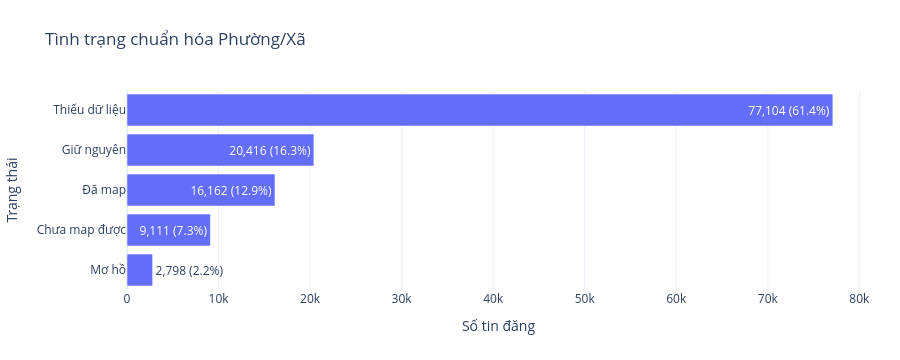
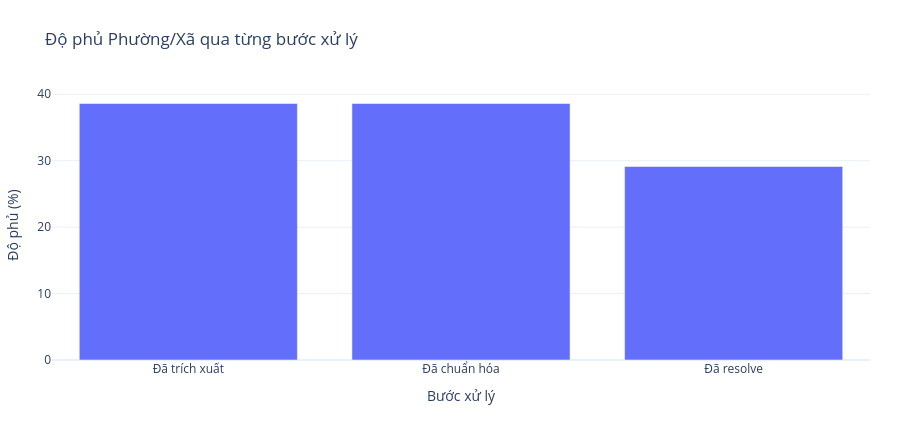

Here is the notebook cell these charts were saved with, in order:
### Markdown cell above
`REFERENCE_STATUS = INTERNAL_ROOMBEACON_REFERENCE`. Mapping dùng reference nội bộ, không phải official external truth. Ambiguous giữ candidates và không ép chọn ward.

### Code cell
# Reuse extracted components and preserve ambiguous mapping candidates.
REFERENCE_STATUS = 'INTERNAL_ROOMBEACON_REFERENCE'
df_work = apply_ward_mapping(df_work, 'ward_text_extracted', 'district_text_extracted')
assert len(df_work) == N_ROWS
ward_status_labels = {
    'MAPPED': 'Đã map', 'UNCHANGED': 'Giữ nguyên', 'UNMAPPED': 'Chưa map được',
    'AMBIGUOUS': 'Mơ hồ', 'MISSING': 'Thiếu dữ liệu', 'NOT_VERIFIED': 'Chưa xác minh',
}
mapping_summary = counts(df_work.ward_mapping_status, 'status')
mapping_summary['status_label'] = mapping_summary.status.map(ward_status_labels).fillna(mapping_summary.status)
mapping_summary['bar_label'] = mapping_summary.apply(lambda row: f"{row['count']:,.0f} ({row['percent']:.1f}%)", axis=1)
fig = bar(
    mapping_summary, 'status_label', 'count', 'Tình trạng chuẩn hóa Phường/Xã',
    orientation='h', text='bar_label',
    labels={'status_label': 'Trạng thái', 'count': 'Số tin đăng'},
)
ward_coverage = pd.DataFrame({'stage': ['Đã trích xuất', 'Đã chuẩn hóa', 'Đã resolve'],
    'percent': [df_work.ward_text_extracted.notna().mean() * 100,
                df_work.ward_normalized.notna().mean() * 100,
                df_work.ward_current.notna().mean() * 100]})
fig = bar(
    ward_coverage, 'stage', 'percent', 'Độ phủ Phường/Xã qua từng bước xử lý',
    order=ward_coverage.stage.tolist(),
    labels={'stage': 'Bước xử lý', 'percent': 'Độ phủ (%)'},
)

### Figure 1 — Plotly figure (JSON) as saved in the notebook; plotly's stock layout.template omitted (floating-point values rounded to 4 significant figures)
{"data": [{"alignmentgroup": "True", "customdata": [[61.39], [16.26], [12.87], [7.255], [2.228]], "hovertemplate": "Số tin đăng=%{x}<br>Trạng thái=%{y}<br>bar_label=%{text}<br>percent=%{customdata[0]}<extra></extra>", "legendgroup": "", "marker": {"color": "#636efa", "pattern": {"shape": ""}}, "name": "", "offsetgroup": "", "orientation": "h", "showlegend": false, "text": ["77,104 (61.4%)", "20,416 (16.3%)", "16,162 (12.9%)", "9,111 (7.3%)", "2,798 (2.2%)"], "textposition": "auto", "type": "bar", "x": [77104, 20416, 16162, 9111, 2798], "xaxis": "x", "y": ["Thiếu dữ liệu", "Giữ nguyên", "Đã map", "Chưa map được", "Mơ hồ"], "yaxis": "y"}], "layout": {"height": 360, "legend": {"tracegroupgap": 0}, "margin": {"b": 70, "l": 30, "r": 30, "t": 90}, "title": {"text": "Tình trạng chuẩn hóa Phường/Xã"}, "xaxis": {"anchor": "y", "domain": [0, 1], "title": {"text": "Số tin đăng"}}, "yaxis": {"anchor": "x", "categoryorder": "total ascending", "domain": [0, 1], "title": {"text": "Trạng thái"}}}}

### Figure 2 — Plotly figure (JSON) as saved in the notebook; plotly's stock layout.template omitted (floating-point values rounded to 4 significant figures)
{"data": [{"alignmentgroup": "True", "hovertemplate": "Bước xử lý=%{x}<br>Độ phủ (%)=%{y}<extra></extra>", "legendgroup": "", "marker": {"color": "#636efa", "pattern": {"shape": ""}}, "name": "", "offsetgroup": "", "orientation": "v", "showlegend": false, "textposition": "auto", "type": "bar", "x": ["Đã trích xuất", "Đã chuẩn hóa", "Đã resolve"], "xaxis": "x", "y": [38.61, 38.61, 29.12], "yaxis": "y"}], "layout": {"height": 430, "legend": {"tracegroupgap": 0}, "margin": {"b": 70, "l": 30, "r": 30, "t": 90}, "title": {"text": "Độ phủ Phường/Xã qua từng bước xử lý"}, "xaxis": {"anchor": "y", "categoryarray": ["Đã trích xuất", "Đã chuẩn hóa", "Đã resolve"], "categoryorder": "array", "domain": [0, 1], "title": {"text": "Bước xử lý"}}, "yaxis": {"anchor": "x", "domain": [0, 1], "title": {"text": "Độ phủ (%)"}}}}
